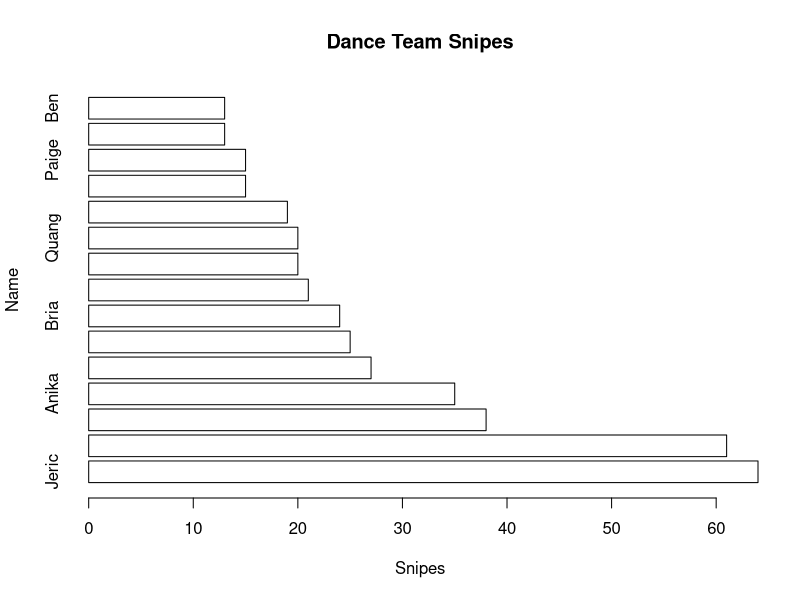
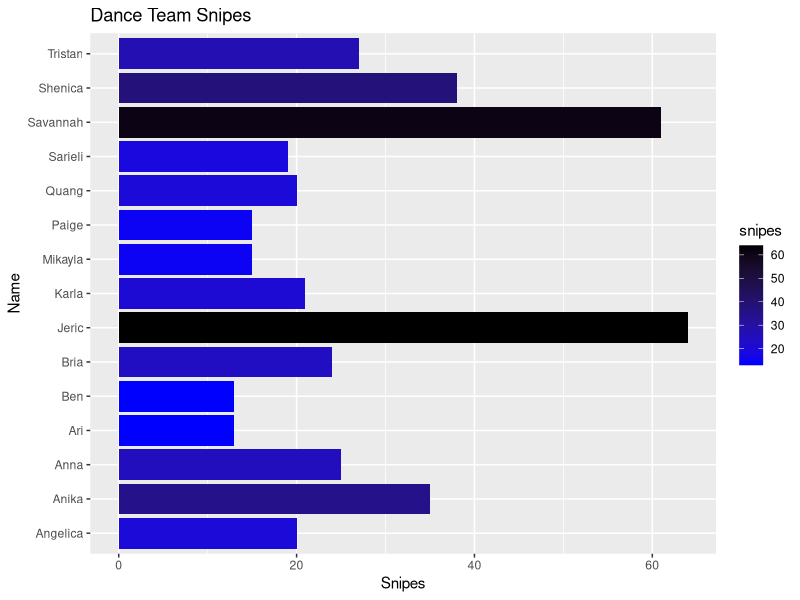

R code for these plots, in order:
library(ggplot2)

names <- c("Jeric", "Savannah", "Shenica", "Anika", "Tristan", "Anna", "Bria", "Karla", "Angelica", "Quang","Sarieli", "Mikayla", "Paige", "Ari", "Ben")
snipes <- c(64, 61, 38, 35, 27, 25, 24, 21, 20, 20, 19, 15, 15, 13, 13)
data <- data.frame(names, snipes)
print(data)

plot <- ggplot(data, aes(x = names, y = snipes, fill = snipes)) + 
  geom_col() + 
  coord_flip() +
  labs(title = "Dance Team Snipes", x = "Name", y = "Snipes") +
  scale_fill_gradient(low = "blue", high = "black")

# Code that does NOT use "ggplot2" package

barplot(data$snipes, 
        names.arg = data$names, 
        col = colors, 
        horiz = TRUE, 
        main = "Dance Team Snipes", 
        xlab = "Snipes", 
        ylab = "Name")


print(plot)
